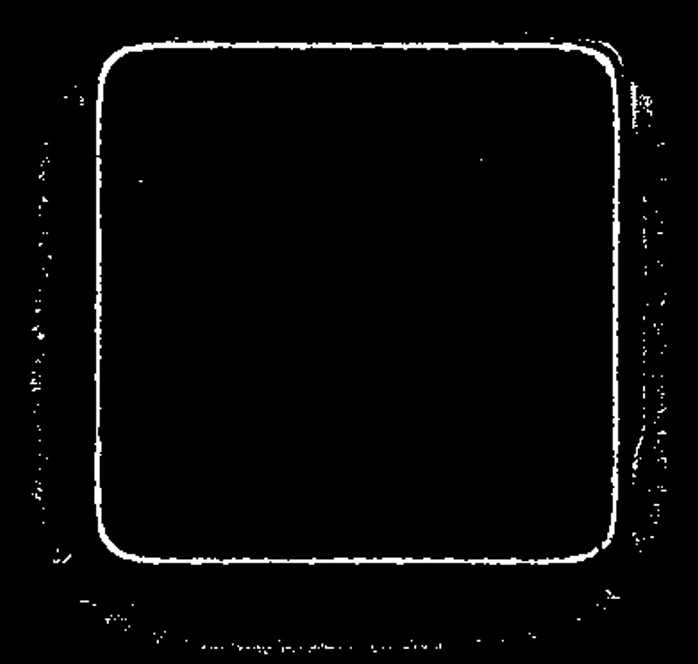
#> input picture Pic/test3.png, 698 x 664 px
$ python newPPP.py
#> lines starting #> are read from the running program, lines starting #| are printed output that depends on the picture; after the words box and inside, x2 and y2 are one past the last pixel; in counts of white or black regions, pixels touching at a corner belong together
import cv2
import numpy as np

#imgPath = "Image/img4.png"
imgPath = "Pic/test3.png"

src =cv2.imread(imgPath)
#> src is the input picture: shape (664, 698, 3); min 0, max 255, mean 6.5

gray = cv2.cvtColor(src,cv2.COLOR_BGR2GRAY)
edges = cv2.Canny(gray,50,150)
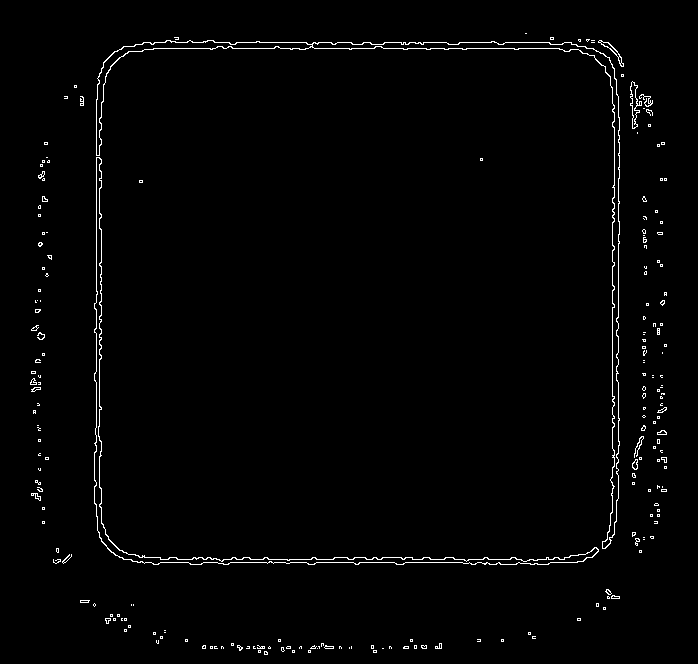
#> edges: shape (664, 698); 1.5% white in thin lines or dots, all inside (x1, y1, x2, y2) = (30, 33, 667, 655)

image = src.copy()
threshold = 110

kernel2 = cv2.getStructuringElement(cv2. MORPH_CROSS, (5, 5))
#kernel = cv2.getStructuringElement(cv2.MORPH_ELLIPSE, (5, 5))
kernel_3 = np.ones((3,3),np.uint8)
kernel_5 = np.ones((5,5),np.uint8)
kernel_7 = np.ones((7,7),np.uint8)
kernel_9 = np.ones((9,9),np.uint8)
kernel_11 = np.ones((11,11),np.uint8)

#opening = cv2.morphologyEx(image, cv2.MORPH_OPEN, kernel_3)
#closing = cv2.morphologyEx(opening, cv2.MORPH_CLOSE, kernel_11)

closing = cv2.morphologyEx(image, cv2.MORPH_CLOSE, kernel2)
closing = cv2.morphologyEx(closing, cv2.MORPH_CLOSE, kernel_3)
# [7 lines of commented-out code are left out]

_, dst = cv2.threshold(closing, 110, 255, cv2.THRESH_BINARY)
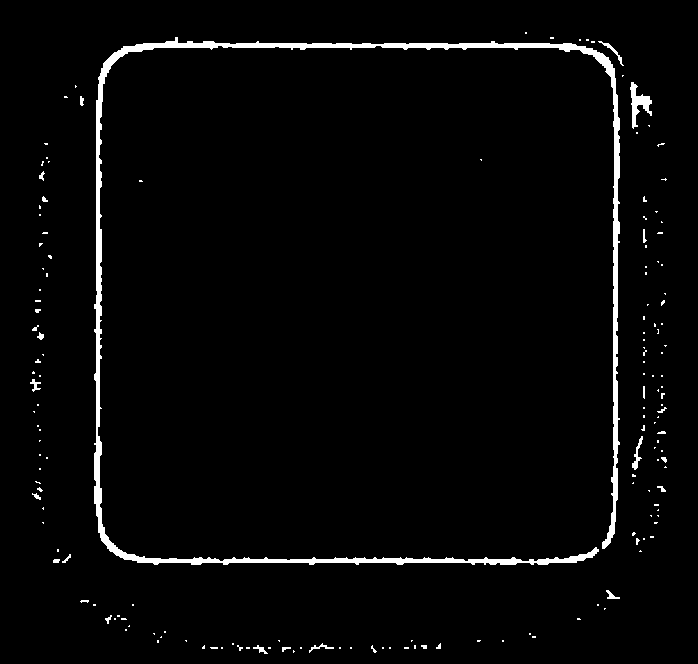
#> dst: shape (664, 698, 3); 2.7% white; 163 white regions (138 under 20 px), largest, box (x1, y1, x2, y2) and area: (94, 37, 620, 565) 10278, (630, 82, 652, 129) 414, (632, 436, 643, 470) 123

edges = cv2.cvtColor(dst,cv2.COLOR_BGR2GRAY)
#> edges: shape (664, 698); 2.7% white; 163 white regions (138 under 20 px)
#edges = cv2.Canny(dst,30,90)

cv2.imshow("opening",closing)
cv2.imshow("Canny",edges)
# [4 lines of commented-out code are left out]


lines = cv2.HoughLines(edges,1,np.pi/180,threshold)
#> lines = 47 rows, first 8: [614, 0], [46, 1.57], [561, 1.57], [99, 0], [621, 0.0175], [103, 0.0175], [38, 1.59], [554, 1.59]
print("霍夫直线获取数量为：",len(lines))
#| 霍夫直线获取数量为： 47

pLines = cv2.HoughLinesP(edges,1,np.pi/180,0)
#> pLines = 2252 rows, first 6: [121, 557, 121, 550], [617, 317, 617, 95], [328, 648, 328, 647], [647, 112, 647, 96], [338, 562, 338, 558], [610, 48, 610, 45]
print("霍夫线段获取数量为：",len(pLines))
#| 霍夫线段获取数量为： 2252

contours, _ = cv2.findContours(edges,cv2.RETR_TREE,cv2.CHAIN_APPROX_SIMPLE)
#> contours = 163 contours, 154 with area under 20; largest, box (x1, y1, x2, y2) and area: (94, 37, 620, 565) 8268, (630, 82, 652, 129) 340, (632, 436, 643, 470) 84, (598, 41, 624, 66) 62, (30, 379, 41, 392) 38
print("矩形获取数量为:",len(contours))
#| 矩形获取数量为: 163

cv2.imshow("Canny",edges)

for line in lines:
    rho = line[0][0]
    theta = line[0][1]
    a = np.cos(theta)
    b = np.sin(theta)
    x0 = a*rho
    y0 = b*rho
    x1 = int(x0 + 10000*(-b))
    y1 = int(y0 + 10000*(a))
    x2 = int(x0 - 10000*(-b))
    y2 = int(y0 - 10000*(a))
#> this loop made 47 passes
#> (rho, theta, a, b, x0, y0, x1, y1) on passes 1 to 12: (614, 0, 1, 0, 614, 0, 614, 10000), (46, 1.57, -4.37e-08, 1, -2.01e-06, 46, -10000, 45), (561, 1.57, -4.37e-08, 1, -2.45e-05, 561, -10000, 560), (99, 0, 1, 0, 99, 0, 99, 10000), (621, 0.0175, 1, 0.0175, 620.9, 10.84, 446, 10009), (103, 0.0175, 1, 0.0175, 103, 1.8, -71, 10000), (38, 1.59, -0.0175, 1, -0.663, 37.99, -9999, -136), (554, 1.59, -0.0175, 1, -9.67, 553.9, -10008, 379), (52, 1.55, 0.0175, 1, 0.908, 51.99, -9997, 226), (-92, 3.12, -1, 0.0175, 91.99, -1.61, -82, -10000), (565, 1.55, 0.0175, 1, 9.86, 564.9, -9988, 739), (-609, 3.12, -1, 0.0175, 608.9, -10.63, 434, -10009)
    #cv2.line(dst, (x1, y1), (x2, y2), (0, 0, 255), 1)

for line in pLines:
    x1 = line[0][0]
    y1 = line[0][1]
    x2 = line[0][2]
    y2 = line[0][3]
#> this loop made 2252 passes
    #cv2.line(dst, (x1, y1), (x2, y2), (0, 255, 0), 1)

cv2.imshow("after", dst)


max_Area = 0
max_contour = None
for contour in contours:
    rect = cv2.minAreaRect(contour)
    box = cv2.boxPoints(rect)
    box = np.int0(box)
    cv2.drawContours(dst, [box], 0, (0, 255, 0), 3)
#> this loop made 163 passes
#> contour on passes 1 to 3: [[293, 650], [293, 652], [294, 651]], [[404, 647], [404, 648], [408, 648], [408, 647]], [[389, 647], [389, 648], [390, 648], [390, 647]]
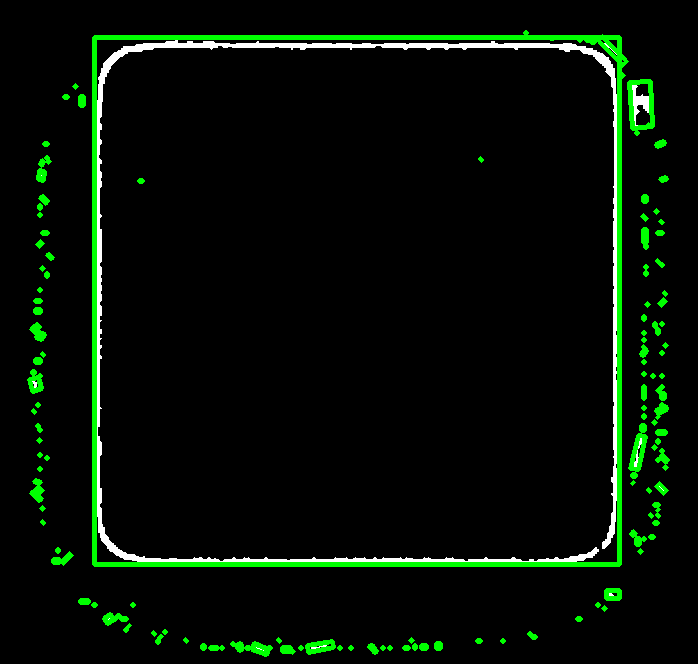
#> dst: shape (664, 698, 3); 4.05% of pixels changed, all inside (x1, y1, x2, y2) = (27, 30, 670, 657)
    # [12 lines of commented-out code are left out]


cv2.imshow("contours", dst)
cv2.waitKey(0)

"""
maxArea = 0
maxArea_i = 0
for i in range(len(contours)):
    rect = cv2.minAreaRect(contours[i])

    area = rect[1][0] * rect[1][1]

    if maxArea < area:
        maxArea = area
        maxArea_i = i


rect = cv2.minAreaRect(contours[maxArea_i])
print(rect)


x1 = (int)(rect[0][0])
x2 = (int)(rect[0][0]+rect[1][0])
y1 = (int)(rect[0][1])
y2 = (int)(rect[0][1]+rect[1][1])
print(rect)
print(x1,y1,x2,y2)
#cv2.rectangle(image, (240, 0), (480, 375), (0, 255, 0), -1)
cv2.rectangle(image, (x1,y1),(x2,y2), (0,0,255), 1)

cv2.imshow("IMAGE",image)
cv2.waitKey(0)
"""

$ run again, with Pic/test1.png copied over Pic/test3.png
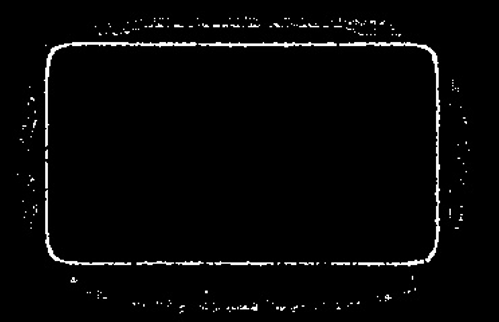
#> input picture Pic/test1.png, 499 x 322 px
#> src is the input picture: shape (322, 499, 3); min 0, max 255, mean 6.8
#> `edges = cv2.Canny(gray,50,150)`:
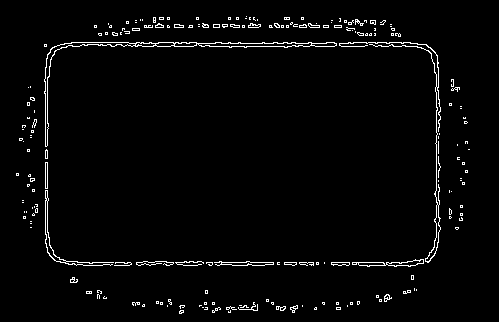
#> edges: shape (322, 499); 2.5% white in thin lines or dots, all inside (x1, y1, x2, y2) = (16, 16, 470, 314)
#> lines = 15 rows, first 8: [44, 1.57], [263, 1.57], [40, 1.59], [49, 1.55], [46, 0], [436, 0], [-434, 3.12], [49, 0.0175]
#| 霍夫直线获取数量为： 15
#> pLines = 1558 rows, first 6: [183, 264, 183, 262], [88, 292, 88, 292], [172, 45, 172, 42], [359, 264, 359, 262], [418, 263, 418, 261], [153, 263, 153, 262]
#| 霍夫线段获取数量为： 1558
#> contours = 148 contours, 141 with area under 20; largest, box (x1, y1, x2, y2) and area: (44, 42, 440, 267) 1806, (45, 162, 131, 265) 357, (136, 261, 274, 266) 236, (226, 303, 258, 312) 56, (331, 262, 350, 265) 33, (213, 24, 244, 27) 30, (299, 262, 319, 265) 27
#| 矩形获取数量为: 148
#> the loop `for line in lines:` made 15 passes
#> (rho, theta, a, b, x0, y0, x1, y1) on passes 1 to 8: (44, 1.57, -4.37e-08, 1, -1.92e-06, 44, -10000, 43), (263, 1.57, -4.37e-08, 1, -1.15e-05, 263, -10000, 262), (40, 1.59, -0.0175, 1, -0.698, 39.99, -9999, -134), (49, 1.55, 0.0175, 1, 0.855, 48.99, -9997, 223), (46, 0, 1, 0, 46, 0, 46, 10000), (436, 0, 1, 0, 436, 0, 436, 10000), (-434, 3.12, -1, 0.0175, 433.9, -7.57, 259, -10006), (49, 0.0175, 1, 0.0175, 48.99, 0.855, -125, 9999)
#> the loop `for line in pLines:` made 1558 passes
#> the loop `for contour in contours:` made 148 passes
#> (rect, box) on passes 1 to 5: (((213.5, 311), (0, 1), -90), [[214, 311], [213, 311], [213, 311], [214, 311]]), (((315.5, 308), (0, 1), -90), [[316, 308], [315, 308], [315, 308], [316, 308]]), (((217.5, 309), (2, 3), -90), [[219, 310], [216, 310], [216, 308], [219, 308]]), (((338.3, 308.3), (2.83, 2.12), -45), [[338, 310], [336, 308], [338, 306], [340, 308]]), (((280.5, 308.5), (3, 9), -90), [[285, 310], [276, 310], [276, 307], [285, 307]])
#> after the loop `for contour in contours:`:
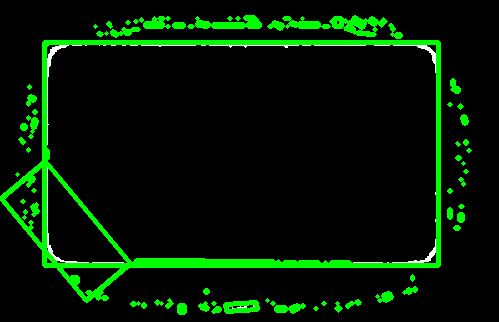
#> dst: shape (322, 499, 3); mean B, G, R 1.7, 24.1, 1.7
